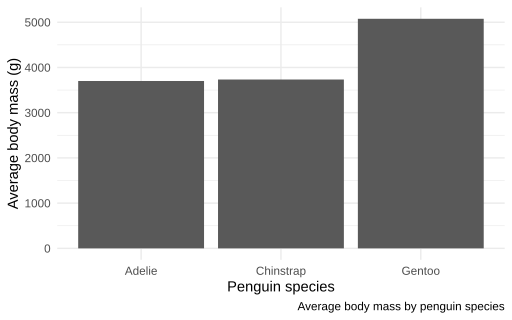

Write R code to recreate this figure.
library(palmerpenguins)
library(dplyr)
library(ggplot2)

plot_data_summary <- palmerpenguins::penguins |>
  dplyr::group_by(species) |>
  dplyr::summarise(
    body_mass = mean(body_mass_g, na.rm = TRUE)
  )

ggplot2::ggplot(
  plot_data_summary,
  ggplot2::aes(
    x = species,
    y = body_mass
  )
) +
  ggplot2::geom_col() +
  ggplot2::labs(
    caption = "Average body mass by penguin species",
    x = "Penguin species",
    y = "Average body mass (g)"
  ) +
  ggplot2::theme_minimal()
